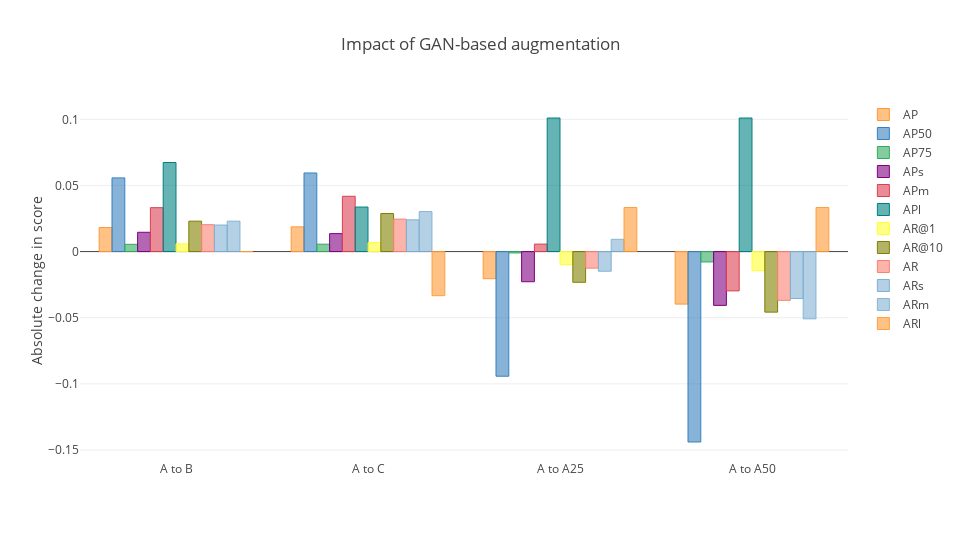

Source (notebook cell):
### Code cell
cf.go_offline(connected = True)
config = {
    "modeBarButtonsToRemove": ["sendDataToCloud"],
    "displaylogo": False
}
layout = {
    "title": "Impact of GAN-based augmentation",
    "yaxis": {
        "title": "Absolute change in score"
    },
    "width": 960,
    "height": 540
}
fig = df_combined.iplot(kind = "bar", y = ["AP", "AP50", "AP75", "APs", "APm", "APl", "AR@1", "AR@10", "AR", "ARs", "ARm", "ARl"], layout = layout, asFigure = True)
py.offline.iplot(fig, show_link = False, config = config)

### Figure 1 — Plotly figure (JSON) as saved in the notebook; plotly's stock layout.template omitted (floating-point values rounded to 4 significant figures)
{"data": [{"marker": {"color": "rgba(255, 153, 51, 0.6)", "line": {"color": "rgba(255, 153, 51, 1.0)", "width": 1}}, "name": "AP", "orientation": "v", "text": "", "type": "bar", "uid": "01dde3f9-b24c-4eda-b903-17a5a3365537", "x": ["A to B", "A to C", "A to A25", "A to A50"], "y": [0.01819, 0.0187, -0.02048, -0.03969]}, {"marker": {"color": "rgba(55, 128, 191, 0.6)", "line": {"color": "rgba(55, 128, 191, 1.0)", "width": 1}}, "name": "AP50", "orientation": "v", "text": "", "type": "bar", "uid": "1f4b691c-ac1c-438f-8d99-c4ad9990734f", "x": ["A to B", "A to C", "A to A25", "A to A50"], "y": [0.05571, 0.05944, -0.09421, -0.1439]}, {"marker": {"color": "rgba(50, 171, 96, 0.6)", "line": {"color": "rgba(50, 171, 96, 1.0)", "width": 1}}, "name": "AP75", "orientation": "v", "text": "", "type": "bar", "uid": "02cae2df-df8e-4039-858b-725a439dce5d", "x": ["A to B", "A to C", "A to A25", "A to A50"], "y": [0.005492, 0.00561, -0.001015, -0.007841]}, {"marker": {"color": "rgba(128, 0, 128, 0.6)", "line": {"color": "rgba(128, 0, 128, 1.0)", "width": 1}}, "name": "APs", "orientation": "v", "text": "", "type": "bar", "uid": "d4b5bb3b-b51c-4d09-ba7c-ee23a35e4472", "x": ["A to B", "A to C", "A to A25", "A to A50"], "y": [0.0146, 0.01358, -0.02279, -0.04067]}, {"marker": {"color": "rgba(219, 64, 82, 0.6)", "line": {"color": "rgba(219, 64, 82, 1.0)", "width": 1}}, "name": "APm", "orientation": "v", "text": "", "type": "bar", "uid": "9906bb9d-dd89-499d-a0b8-ad0d81814f88", "x": ["A to B", "A to C", "A to A25", "A to A50"], "y": [0.0332, 0.04181, 0.005663, -0.02971]}, {"marker": {"color": "rgba(0, 128, 128, 0.6)", "line": {"color": "rgba(0, 128, 128, 1.0)", "width": 1}}, "name": "APl", "orientation": "v", "text": "", "type": "bar", "uid": "7e88fcc8-dcd3-44c1-b09e-56c2951b6b91", "x": ["A to B", "A to C", "A to A25", "A to A50"], "y": [0.06733, 0.03366, 0.101, 0.101]}, {"marker": {"color": "rgba(255, 255, 51, 0.6)", "line": {"color": "rgba(255, 255, 51, 1.0)", "width": 1}}, "name": "AR@1", "orientation": "v", "text": "", "type": "bar", "uid": "e721b90d-d1a0-4d66-868f-70616090f9cd", "x": ["A to B", "A to C", "A to A25", "A to A50"], "y": [0.0059, 0.006872, -0.009887, -0.01436]}, {"marker": {"color": "rgba(128, 128, 0, 0.6)", "line": {"color": "rgba(128, 128, 0, 1.0)", "width": 1}}, "name": "AR@10", "orientation": "v", "text": "", "type": "bar", "uid": "a2f84388-197c-4973-91d4-cb43b7b6af99", "x": ["A to B", "A to C", "A to A25", "A to A50"], "y": [0.02301, 0.02878, -0.02321, -0.04577]}, {"marker": {"color": "rgba(251, 128, 114, 0.6)", "line": {"color": "rgba(251, 128, 114, 1.0)", "width": 1}}, "name": "AR", "orientation": "v", "text": "", "type": "bar", "uid": "29961fb9-237d-4b1c-a3cd-de405d871106", "x": ["A to B", "A to C", "A to A25", "A to A50"], "y": [0.02032, 0.02454, -0.01251, -0.03682]}, {"marker": {"color": "rgba(128, 177, 211, 0.6)", "line": {"color": "rgba(128, 177, 211, 1.0)", "width": 1}}, "name": "ARs", "orientation": "v", "text": "", "type": "bar", "uid": "1bc072e7-3f3a-44df-82c1-06b5eec2627e", "x": ["A to B", "A to C", "A to A25", "A to A50"], "y": [0.02006, 0.02401, -0.01483, -0.03544]}, {"marker": {"color": "rgba(128, 177, 211, 0.6)", "line": {"color": "rgba(128, 177, 211, 0.8999999999999999)", "width": 1}}, "name": "ARm", "orientation": "v", "text": "", "type": "bar", "uid": "c2d24a7c-6c09-4e2b-a5a3-7956aadd69c8", "x": ["A to B", "A to C", "A to A25", "A to A50"], "y": [0.02302, 0.03024, 0.009278, -0.05086]}, {"marker": {"color": "rgba(255, 153, 51, 0.6)", "line": {"color": "rgba(255, 153, 51, 0.8999999999999999)", "width": 1}}, "name": "ARl", "orientation": "v", "text": "", "type": "bar", "uid": "49eeb51c-f992-4cb5-8b22-371a00ae1b35", "x": ["A to B", "A to C", "A to A25", "A to A50"], "y": [0, -0.03333, 0.03333, 0.03333]}], "layout": {"height": 540, "title": {"text": "Impact of GAN-based augmentation"}, "width": 960, "yaxis": {"title": {"text": "Absolute change in score"}}}}
